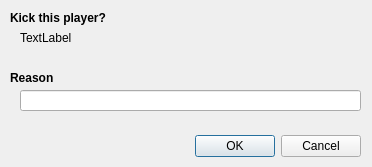
<?xml version="1.0" encoding="UTF-8"?>
<ui version="4.0">
 <class>KickDialog</class>
 <widget class="QDialog" name="KickDialog">
  <property name="geometry">
   <rect>
    <x>0</x>
    <y>0</y>
    <width>372</width>
    <height>167</height>
   </rect>
  </property>
  <property name="windowTitle">
   <string>Kick Player</string>
  </property>
  <widget class="QDialogButtonBox" name="buttonBox">
   <property name="geometry">
    <rect>
     <x>20</x>
     <y>130</y>
     <width>341</width>
     <height>32</height>
    </rect>
   </property>
   <property name="orientation">
    <enum>Qt::Horizontal</enum>
   </property>
   <property name="standardButtons">
    <set>QDialogButtonBox::Cancel|QDialogButtonBox::Ok</set>
   </property>
  </widget>
  <widget class="QLabel" name="label">
   <property name="geometry">
    <rect>
     <x>10</x>
     <y>10</y>
     <width>111</width>
     <height>16</height>
    </rect>
   </property>
   <property name="font">
    <font>
     <weight>75</weight>
     <bold>true</bold>
    </font>
   </property>
   <property name="text">
    <string>Kick this player?</string>
   </property>
  </widget>
  <widget class="QLabel" name="lPlayerName">
   <property name="geometry">
    <rect>
     <x>20</x>
     <y>30</y>
     <width>371</width>
     <height>16</height>
    </rect>
   </property>
   <property name="text">
    <string>TextLabel</string>
   </property>
  </widget>
  <widget class="QLabel" name="label_2">
   <property name="geometry">
    <rect>
     <x>10</x>
     <y>70</y>
     <width>381</width>
     <height>16</height>
    </rect>
   </property>
   <property name="font">
    <font>
     <weight>75</weight>
     <bold>true</bold>
    </font>
   </property>
   <property name="text">
    <string>Reason</string>
   </property>
  </widget>
  <widget class="QLineEdit" name="leReason">
   <property name="geometry">
    <rect>
     <x>20</x>
     <y>90</y>
     <width>341</width>
     <height>21</height>
    </rect>
   </property>
  </widget>
 </widget>
 <resources/>
 <connections>
  <connection>
   <sender>buttonBox</sender>
   <signal>accepted()</signal>
   <receiver>KickDialog</receiver>
   <slot>accept()</slot>
   <hints>
    <hint type="sourcelabel">
     <x>248</x>
     <y>254</y>
    </hint>
    <hint type="destinationlabel">
     <x>157</x>
     <y>274</y>
    </hint>
   </hints>
  </connection>
  <connection>
   <sender>buttonBox</sender>
   <signal>rejected()</signal>
   <receiver>KickDialog</receiver>
   <slot>reject()</slot>
   <hints>
    <hint type="sourcelabel">
     <x>316</x>
     <y>260</y>
    </hint>
    <hint type="destinationlabel">
     <x>286</x>
     <y>274</y>
    </hint>
   </hints>
  </connection>
 </connections>
</ui>
